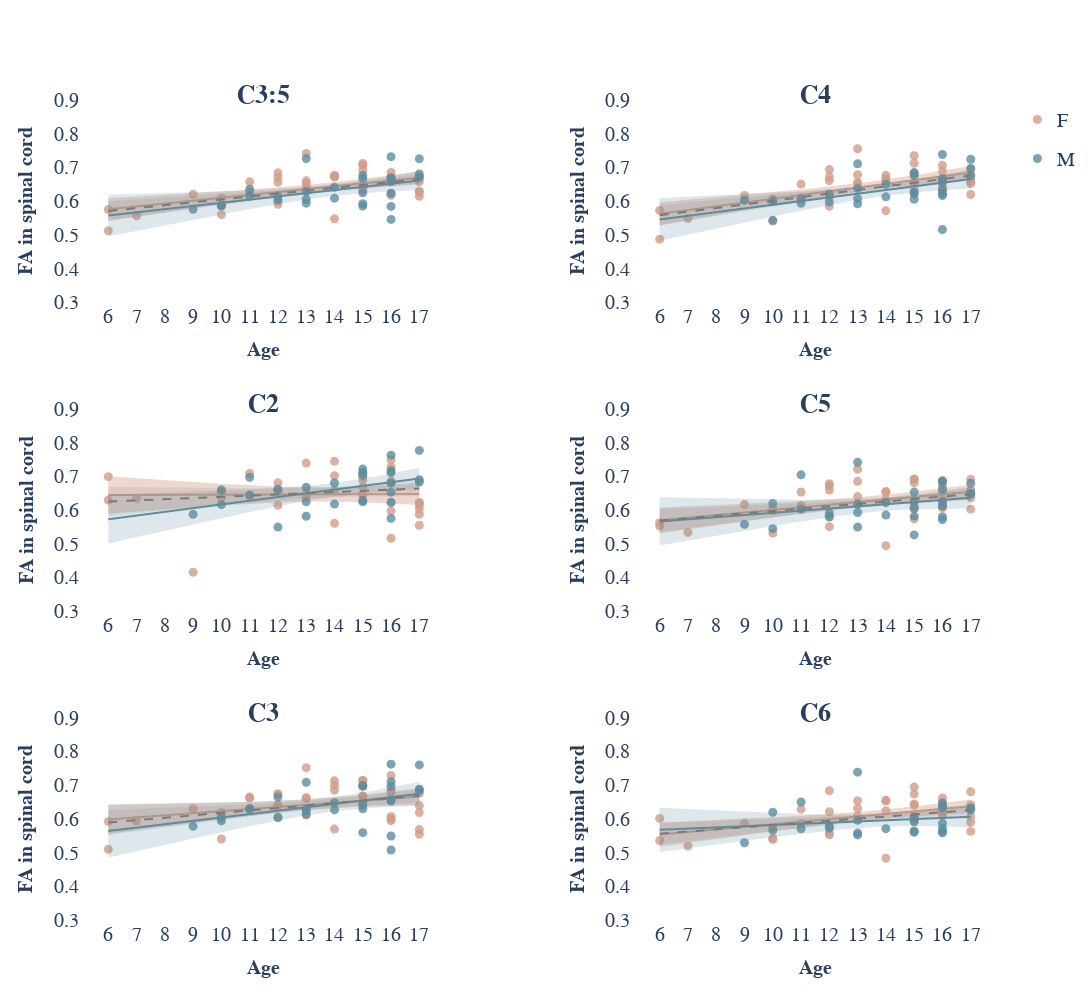
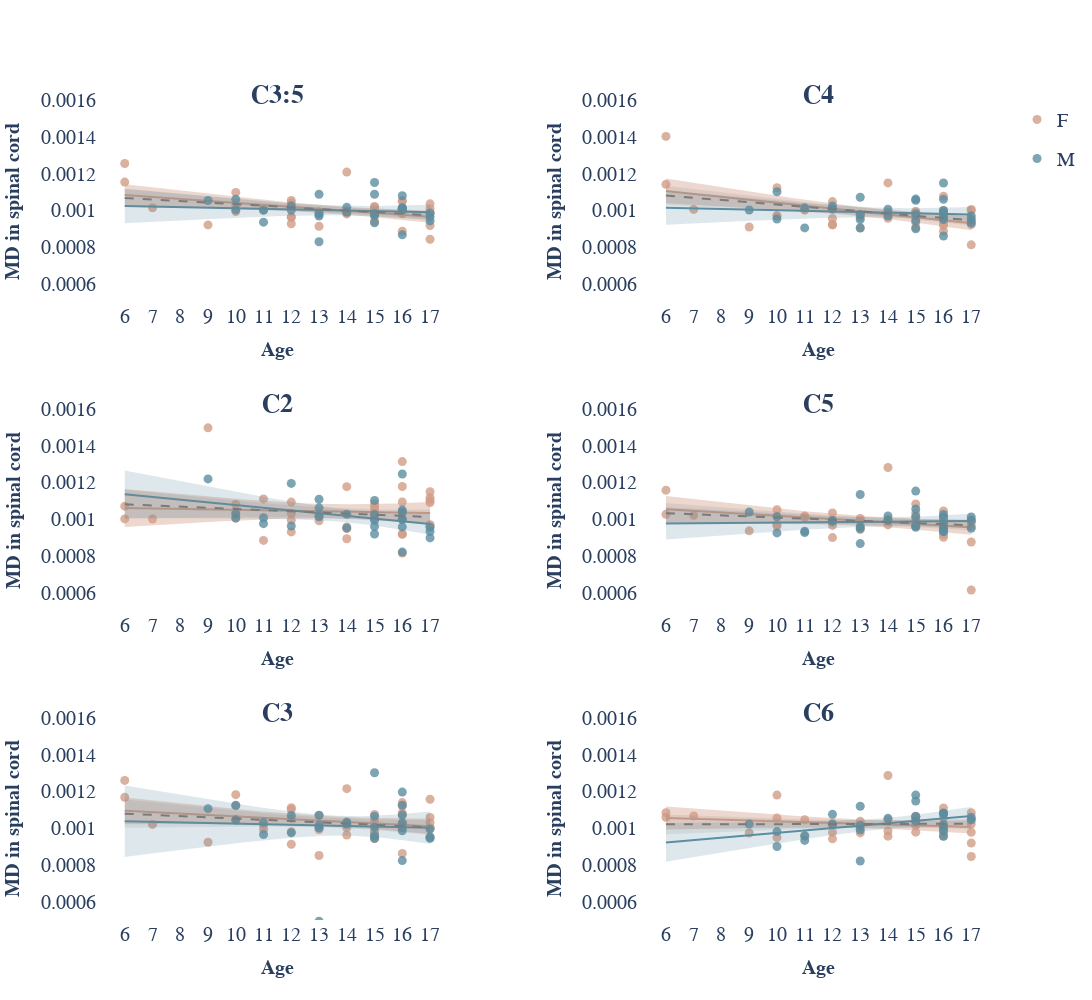

Here is the notebook cell these charts were saved with, in order:
### Markdown cell above
# DTI metrics in the spinal cord

### Code cell
plot_dti_per_age_per_vertlevel(DTI_df['FA'], metric_name='FA', label='spinal cord')
plot_dti_per_age_per_vertlevel(DTI_df['MD'], metric_name='MD', label='spinal cord')
plot_dti_per_age_per_vertlevel(DTI_df['AD'], metric_name='AD', label='spinal cord')
plot_dti_per_age_per_vertlevel(DTI_df['RD'], metric_name='RD', label='spinal cord')
